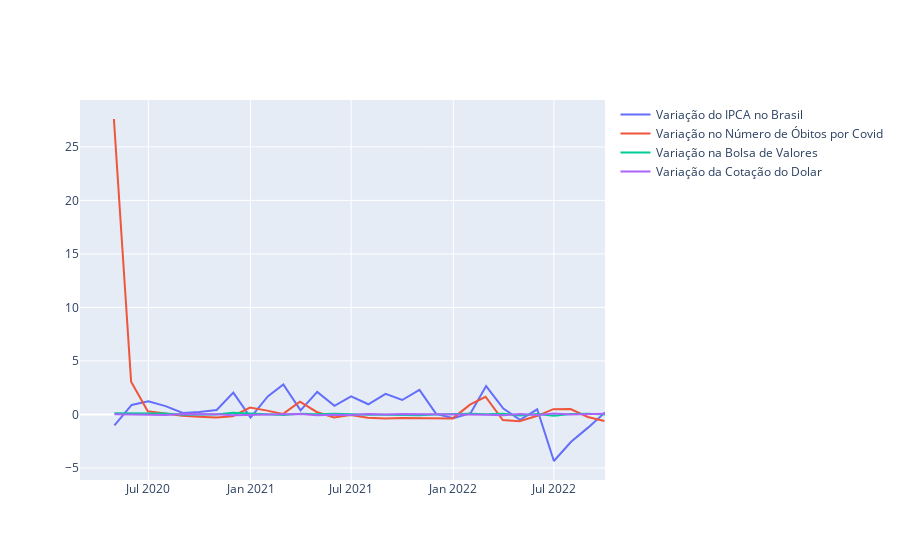

The code cell stored with this chart in its notebook:
### Code cell
# dict for the dataframes and their names
dfs = {"ipca" : ipca, "covid": months, "ibov":ibov, "usd":usd}

# plot the data
fig = go.Figure()
fig = fig.add_trace(go.Scatter(x = dfs["ipca"]["data"],
                               y = dfs["ipca"]["valor"], 
                               name = "Variação do IPCA no Brasil"))

fig = fig.add_trace(go.Scatter(x = dfs["covid"].index[:-2],
                               y = dfs["covid"]["deaths_var"], 
                               name = "Variação no Número de Óbitos por Covid"))

fig = fig.add_trace(go.Scatter(x = dfs["ibov"].index[1:-1],
                               y = dfs["ibov"]["Close"], 
                               name = "Variação na Bolsa de Valores"))

fig = fig.add_trace(go.Scatter(x = dfs["usd"].index[1:],
                               y = dfs["usd"]["Close"], 
                               name = "Variação da Cotação do Dolar"))

fig.show()
